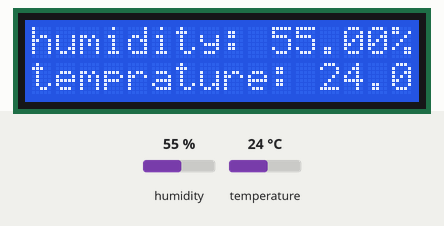
Bench run of a sketch on a simulated Arduino Uno, built with avr-gcc and run on an emulated ATmega328P. Shown: 16×2 character LCD. Inputs (shaded band) come from the test bench; at power-on: humidity 55 %, temperature 24 °C.

Above: at 1.7 s.
1.8 s: humidity set to 22 %
At 2.7 s:
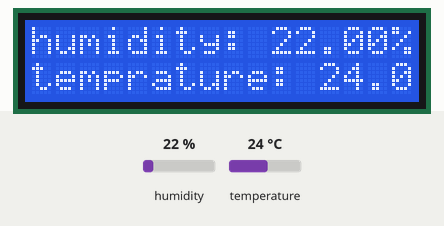
3.5 s: temperature set to 12 °C
At 4.6 s:
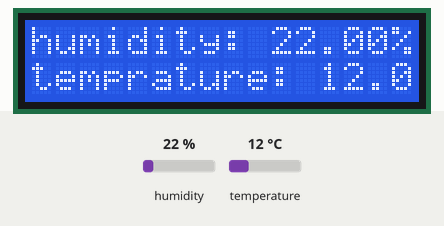
5.3 s: humidity set to 40 %
At 6.6 s:
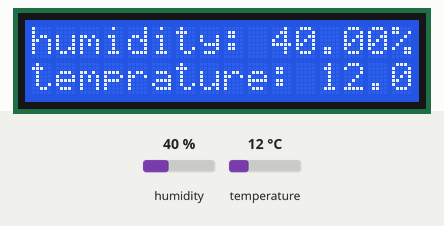
7.1 s: temperature set to 19 °C
At 8.5 s:
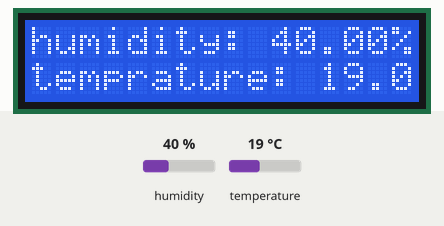
Timing chart, 0 to 9.8 s (numbered marks = the images above; inputs shaded):
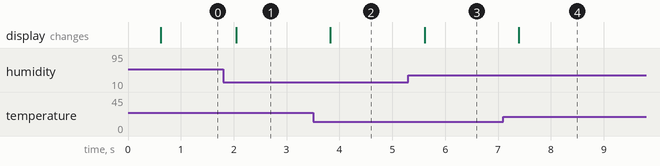

Measured:
- after the input at 1.8 s, the display: changes after 0.25 s (image 1)
- after the input at 3.5 s, the display: changes after 0.33 s (image 2)
- after the input at 5.3 s, the display: changes after 0.31 s (image 3)
- after the input at 7.1 s, the display: changes after 0.29 s (image 4)

The sketch:

DHT_WITH_LCD.ino
```cpp
#include <Wire.h>
#include "dht.h"
#include <LiquidCrystal_I2C.h>
dht DHT;
// Set the LCD address to 0x27 for a 16 chars and 2 line display
// SDA - A4
// SCL - A5

LiquidCrystal_I2C lcd(0x27, 16, 2);
void setup()
{

  lcd.begin();
  lcd.backlight();
 // Serial.begin(9600);
  delay(500);//Delay to let system boot
 // Serial.println("DHT11 Humidity & temperature Sensor\n\n");
 // delay(1000);//Wait before accessing Sensor
}

void loop()
{
   DHT.read11(A1);
   lcd.setCursor(0,0);
   lcd.print((String)"humidity: " + DHT.humidity + "%");
 //  lcd.scrollDisplayLeft();
   lcd.setCursor(0,1);
   lcd.print((String)"temprature: " + DHT.temperature + "C");
   delay(300);
  // lcd.setCursor(0,2);
 //  lcd.print("hello!");
  // Do nothing here...
}
```
